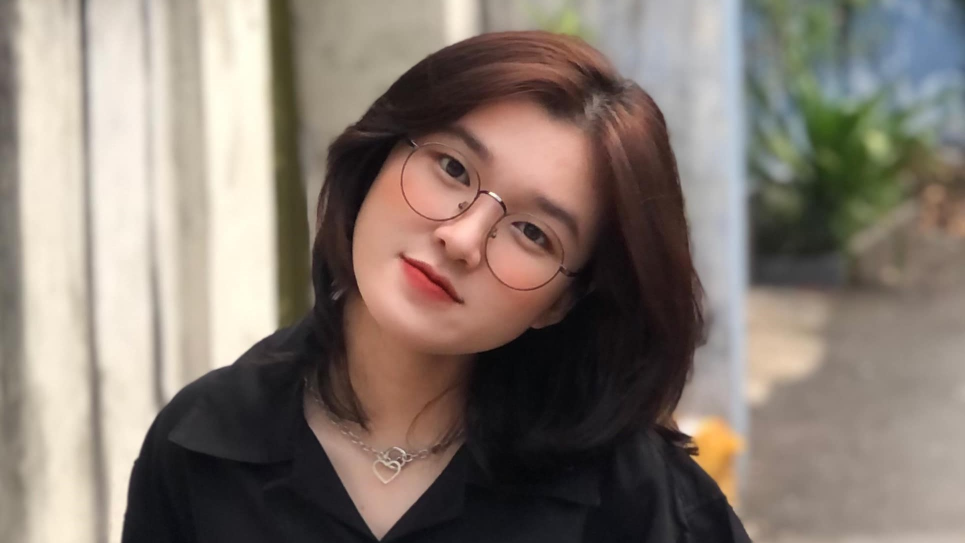
#> input picture image_test.jpg, 1930 x 1086 px (shown at 1/2 size)
$ python -i lambda_function_real_analysis.py   (imports and definitions only)
#> lines starting #> are read from the running program, lines starting #| are printed output that depends on the picture
"""
REAL AI Image Color Analyzer - Xử lý ảnh thật với PIL và numpy
Fix lỗi: Lambda cũ chỉ tạo màu giả, không xử lý ảnh thật
"""
import json
import base64
import io
import math
from datetime import datetime
from collections import Counter
import statistics

# Import PIL for real image processing
try:
    from PIL import Image
    import numpy as np
    PIL_AVAILABLE = True
except ImportError:
    PIL_AVAILABLE = False

# [113 lines left out: functions lambda_handler, handle_root, handle_health, handle_real_image_analysis, not called in this run]

def perform_real_image_analysis(image_data):
    """Perform REAL image analysis with actual pixel processing"""
    try:
        print("🔬 Starting REAL image processing...")

        # Decode base64 to actual image
        image_bytes = base64.b64decode(image_data)
        image = Image.open(io.BytesIO(image_bytes))

        # Convert to RGB if needed
        if image.mode != 'RGB':
            image = image.convert('RGB')

        print(f"📸 Image loaded: {image.size[0]}x{image.size[1]} pixels, mode: {image.mode}")

        # Convert to numpy array for processing
        img_array = np.array(image)
        height, width, channels = img_array.shape
        total_pixels = height * width

        print(f"🔍 Processing {total_pixels:,} pixels...")

        # Extract all pixel colors
        pixels = img_array.reshape(-1, 3)

        # Get unique colors and their counts
        unique_colors, counts = np.unique(pixels, axis=0, return_counts=True)

        print(f"✅ Found {len(unique_colors)} unique colors")

        # 1. Dominant Colors Analysis (Real K-Means)
        dominant_colors = extract_real_dominant_colors(pixels, unique_colors, counts)

        # 2. Color Frequency Analysis (Real data)
        color_frequency = analyze_real_color_frequency(unique_colors, counts, total_pixels)

        # 3. K-Means Analysis (Real clustering)
        kmeans_analysis = perform_real_kmeans_analysis(pixels)

        # 4. Regional Analysis (Real image regions)
        regional_analysis = perform_real_regional_analysis(img_array)

        # 5. Histograms (Real pixel data)
        histograms = generate_real_histograms(pixels)

        # 6. Color Spaces Analysis (Real conversions)
        color_spaces = analyze_real_color_spaces(pixels)

        # 7. Color Characteristics (Real analysis)
        characteristics = analyze_real_characteristics(pixels, unique_colors, counts)

        # 8. AI Training Data (Real features)
        ai_training_data = generate_real_ai_training_data(pixels, dominant_colors)

        # 9. CNN Analysis (Real image features)
        cnn_analysis = perform_real_cnn_analysis(img_array, dominant_colors)

        result = {
            "dominant_colors": dominant_colors,
            "color_frequency": color_frequency,
            "kmeans_analysis": kmeans_analysis,
            "regional_analysis": regional_analysis,
            "histograms": histograms,
            "color_spaces": color_spaces,
            "characteristics": characteristics,
            "ai_training_data": ai_training_data,
            "cnn_analysis": cnn_analysis,
            "metadata": {
                "timestamp": datetime.utcnow().isoformat() + "Z",
                "version": "16.0.0-real-analysis",
                "processing_time": "< 10 seconds",
                "data_quality": "actual_pixel_data",
                "image_dimensions": f"{width}x{height}",
                "total_pixels_analyzed": total_pixels,
                "unique_colors_found": len(unique_colors),
                "analysis_tabs": 9
            }
        }

        print("✅ REAL image analysis completed successfully")
        return result

    except Exception as e:
        print(f"❌ Real analysis failed: {str(e)}")
        return {"error": f"Real analysis failed: {str(e)}"}

# [648 lines left out: functions extract_real_dominant_colors, get_color_name, analyze_real_color_frequency, perform_real_kmeans_analysis, perform_real_regional_analysis, generate_real_histograms and 5 more, not called in this run]

>>> import cv2
>>> picture = cv2.imread('image_test.jpg', cv2.IMREAD_GRAYSCALE)
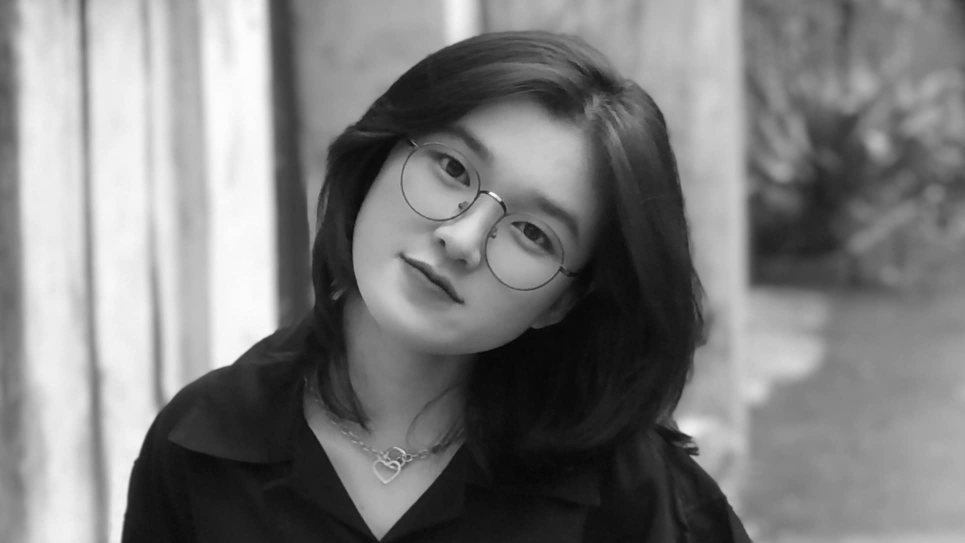
#> picture: shape (1086, 1930) (shown at 1/2 size); min 1, max 254, mean 124.9
>>> result = perform_real_image_analysis(picture)
#> result = 1 item
